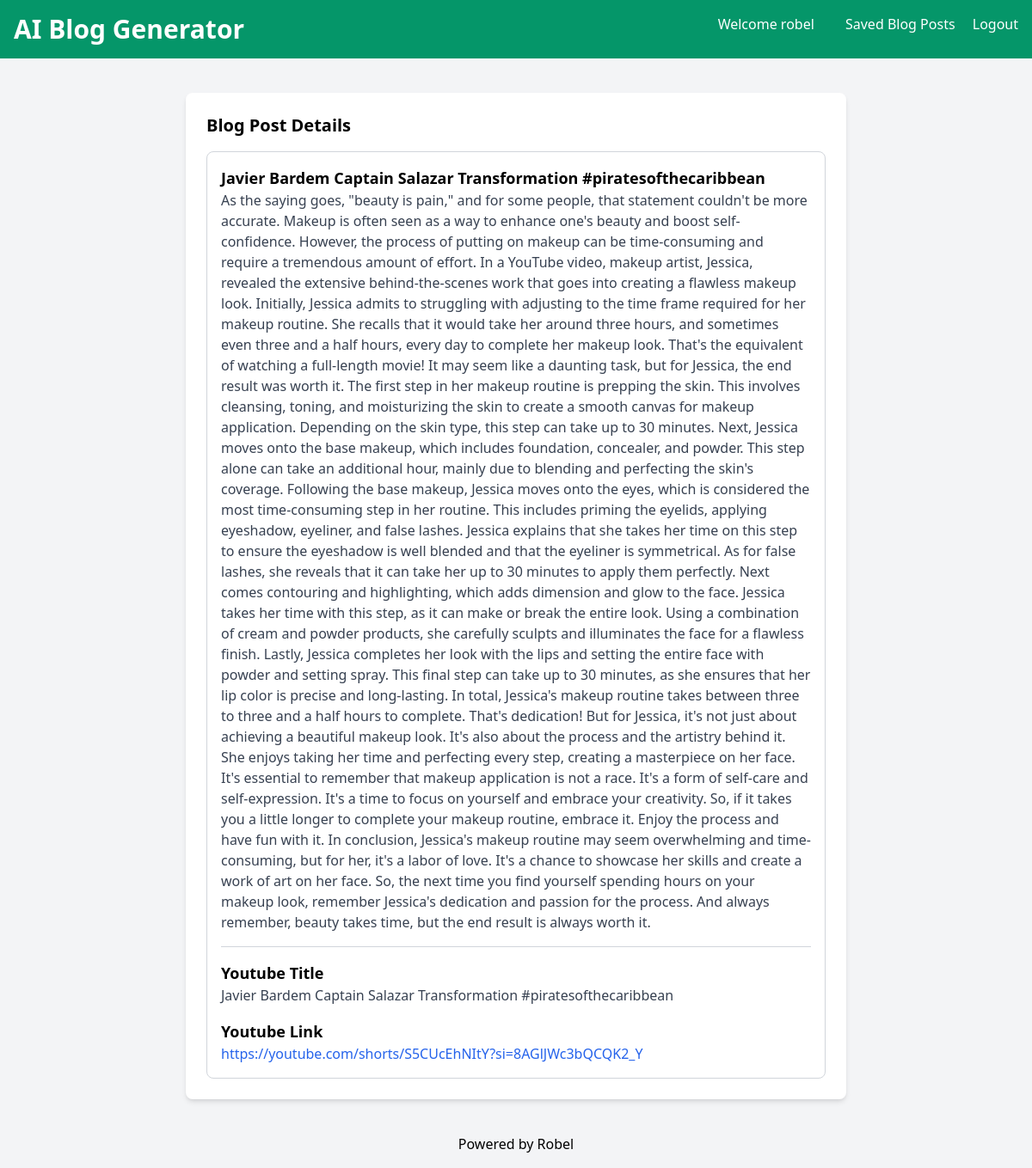
Page /blog-details/2 (signed in) on the committed database.
### blog_generator/models.py (models this page shows, shortened)
class BlogPost(models.Model):
    user = models.ForeignKey(User, on_delete=models.CASCADE, related_name='blog_articles')
    youtube_title = models.CharField(max_length=300)
    youtube_link = models.URLField()
    generated_content = models.TextField()
    created_at = models.DateTimeField(auto_now_add=True)

### blog_generator/views.py (the view)
# urls.py: path('blog-details/<int:pk>', views.blog_details, name='blog-details')
def blog_details(request, pk):
    article = models.BlogPost.objects.filter(id=pk).first()
    if request.user == article.user:
        return render(request, 'blog-details.html', {'article':article})
    else:
        return redirect('/')

### templates/blog-details.html (shortened to what this page needs)
<!DOCTYPE html>
<html lang="en">
<head>
    <link href="https://cdn.jsdelivr.net/npm/tailwindcss@2.2.19/dist/tailwind.min.css" rel="stylesheet">
</head>
<body class="bg-gray-100 font-sans antialiased">
    <nav class='bg-green-600 p-4 mb-7 text-white flex justify-between '>
        <div>
            <h1 class='text-3xl font-bold'>AI Blog Generator</h1>
        </div>
        <div>
            <a href="#" class="text-white hover:underline mx-4">Welcome {{user.username}}</a>
            <a href='/blog-list' class="text-white hover:underline mx-4">Saved Blog Posts</a>
            <a href='/logout' class="text-white hover:underline">Logout</a>
        </div>
    </nav>
    <div class='container mx-auto mt-10 px-4 sm:px-0'>
        <div class="max-w-3xl mx-auto bg-white p-6 rounded-lg shadow-md">
            <section>
                <h2 class="text-xl mb-4 font-semibold">Blog Post Details</h2>
                <div class="border border-gray-300 p-4 rounded-lg">
                    <h3 class="text-lg font-semibold">{{article.youtube_title}}</h3>
                    <p class="text-gray-700">{{article.generated_content}}</p>
                    <hr class="my-4 border-gray-300">
                    <h4 class="text-lg font-semibold">Youtube Title</h4>
                    <p class="text-gray-700">{{article.youtube_title}}</p>
                    <h4 class="text-lg font-semibold mt-4">Youtube Link</h4>
                    <a href="{{article.youtube_link}}" class="text-blue-600 hover:underline">{{article.youtube_link}}</a>
                </div>
            </section>
        </div>
    </div>
    <footer class='text-center p-4 text-black mt-6'>
        Powered by Robel
    </footer>
</body>
</html>

### rows in the picture
BlogPost: youtube_title "Javier Bardem Captain Salazar Transformation #piratesofthecaribbean", generated_content "As the saying goes, \"beauty is pain,\" and for some people, that statement couldn't be more accurate. Makeup is often seen as a way to enhance one's beauty and boost self-confidence. However, the process of putting on makeup can be time-consuming and require a tremendous amount of effort. In a YouTube video, makeup artist, Jessica, revealed the extensive behind-the-scenes work that goes into creating a flawless makeup look. Initially, Jessica admits to struggling with adjusting to the time frame required for her makeup routine. She recalls that it would take her around three hours, and sometimes even three and a half hours, every day to complete her makeup look. That's the equivalent of…", youtube_link "https://youtube.com/shorts/S5CUcEhNItY?si=8AGlJWc3bQCQK2_Y"

### other values in the picture
{{ user.username }} "robel"
